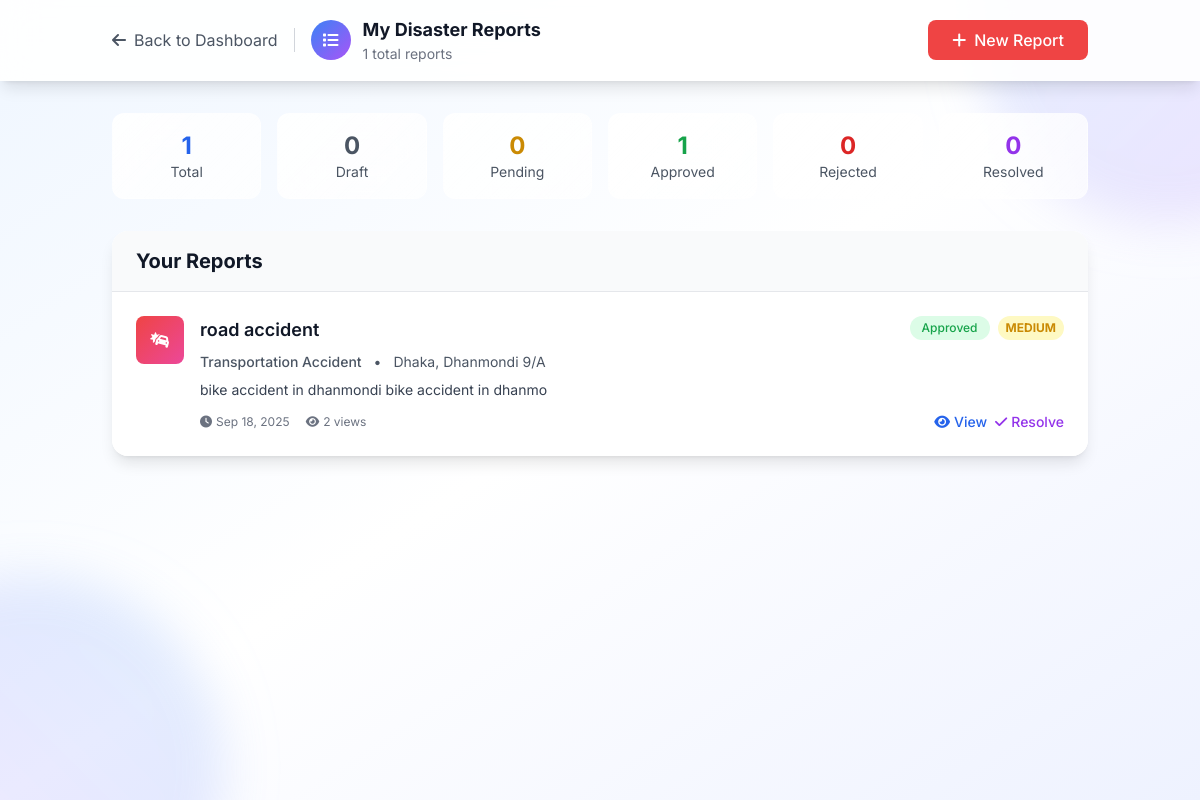
Before: /disasters/my-disasters/ (signed in) with the older database file.
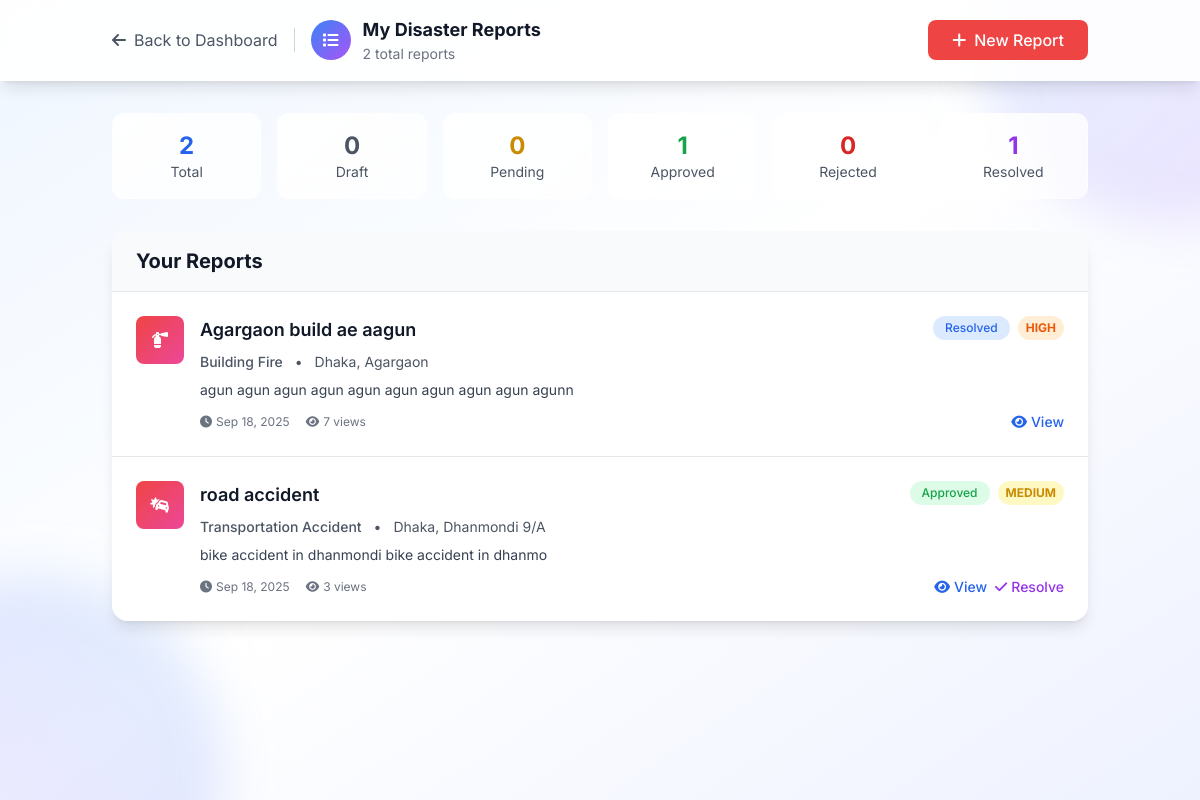
After: the same page with the newer database file.
### disasters/models.py (models this page shows, shortened)
class Disaster(models.Model):
    DISASTER_TYPE_CHOICES = [
        ('earthquake', 'Earthquake'),
        ('flood', 'Flood'),
        ('cyclone_storm', 'Cyclone/Storm'),
        ('wildfire', 'Fire (Wildfire)'),
        ('landslide', 'Landslide'),
        ('drought', 'Drought'),
        ('tsunami', 'Tsunami'),
        ('natural_other', 'Natural - Others'),
        ('building_fire', 'Building Fire'),
        ('industrial_accident', 'Industrial Accident'),
        ('chemical_spill', 'Chemical Spill'),
        ('transportation_accident', 'Transportation Accident'),
        ('bomb_threat', 'Bomb Threat/Explosion'),
        ('gas_leak', 'Gas Leak'),
        ('structural_collapse', 'Structural Collapse'),
        ('manmade_other', 'Man-Made - Others'),
    ]
    CATEGORY_CHOICES = [
        ('natural', 'Natural Disaster'),
        ('manmade', 'Man-Made Disaster'),
    ]
    SEVERITY_CHOICES = [
        ('critical', 'Critical'),
        ('high', 'High'),
        ('medium', 'Medium'),
        ('low', 'Low'),
    ]
    STATUS_CHOICES = [
        ('draft', 'Draft'),
        ('pending', 'Pending Review'),
        ('approved', 'Approved'),
        ('rejected', 'Rejected'),
        ('resolved', 'Resolved'),
        ('cancelled', 'Cancelled'),
    ]
    title = models.CharField(max_length=200)
    disaster_type = models.CharField(max_length=30, choices=DISASTER_TYPE_CHOICES)
    category = models.CharField(max_length=10, choices=CATEGORY_CHOICES)
    severity = models.CharField(max_length=10, choices=SEVERITY_CHOICES)
    description = models.TextField(help_text="Minimum 50 characters required")
    city = models.CharField(max_length=100)
    area_sector = models.CharField(max_length=100)
    specific_address = models.TextField(blank=True, help_text="Optional specific address")
    landmarks = models.CharField(max_length=200, blank=True, help_text="Nearby landmarks")
    incident_datetime = models.DateTimeField(help_text="When the disaster actually occurred")
    created_at = models.DateTimeField(auto_now_add=True)
    updated_at = models.DateTimeField(auto_now=True)
    reporter = models.ForeignKey(User, on_delete=models.CASCADE, related_name='reported_disasters')
    emergency_contact = models.CharField(max_length=15, blank=True, help_text="Emergency contact on scene")
    status = models.CharField(max_length=15, choices=STATUS_CHOICES, default='draft')
    approved_by = models.ForeignKey(User, on_delete=models.SET_NULL, null=True, blank=True,
                                    related_name='approved_disasters')
    approved_at = models.DateTimeField(null=True, blank=True)
    rejection_reason = models.TextField(blank=True)
    resolved_at = models.DateTimeField(null=True, blank=True)
    resolution_notes = models.TextField(blank=True)
    view_count = models.PositiveIntegerField(default=0)
    is_active = models.BooleanField(default=True)
    class Meta:
        ordering = ['-created_at']
        indexes = [
            models.Index(fields=['status', 'city', 'area_sector']),
            models.Index(fields=['disaster_type', 'severity']),
            models.Index(fields=['created_at']),
        ]
    def get_severity_color(self):
        colors = {
            'critical': 'text-red-600 bg-red-100',
            'high': 'text-orange-600 bg-orange-100',
            'medium': 'text-yellow-600 bg-yellow-100',
            'low': 'text-green-600 bg-green-100'
        }
        return colors.get(self.severity, 'text-gray-600 bg-gray-100')
    def get_disaster_icon(self):
        icons = {
            'earthquake': 'fas fa-mountain',
            'flood': 'fas fa-water',
            'cyclone_storm': 'fas fa-wind',
            'wildfire': 'fas fa-fire',
            'landslide': 'fas fa-mountain',
            'drought': 'fas fa-sun',
            'tsunami': 'fas fa-water',
            'building_fire': 'fas fa-fire-extinguisher',
            'industrial_accident': 'fas fa-industry',
            'chemical_spill': 'fas fa-vial',
            'transportation_accident': 'fas fa-car-crash',
            'bomb_threat': 'fas fa-bomb',
            'gas_leak': 'fas fa-gas-pump',
            'structural_collapse': 'fas fa-building',
        }
        return icons.get(self.disaster_type, 'fas fa-exclamation-triangle')

### disasters/views.py (the view)
# urls.py: path('my-disasters/', views.my_disasters, name='my_disasters'),
@login_required
def my_disasters(request):
    disasters = Disaster.objects.filter(reporter=request.user).order_by('-created_at')
    stats = {
        'total': disasters.count(),
        'draft': disasters.filter(status='draft').count(),
        'pending': disasters.filter(status='pending').count(),
        'approved': disasters.filter(status='approved').count(),
        'rejected': disasters.filter(status='rejected').count(),
        'resolved': disasters.filter(status='resolved').count(),
    }
    paginator = Paginator(disasters, 10)
    page_number = request.GET.get('page')
    page_obj = paginator.get_page(page_number)
    context = {
        'page_obj': page_obj,
        'stats': stats,
    }
    return render(request, 'disasters/my_disasters.html', context)

### disasters/templatetags/disasters_tags.py (called while the page is built)
@register.filter
def status_color(status):
    colors = {
        'draft': 'text-gray-600 bg-gray-100',
        'pending': 'text-yellow-600 bg-yellow-100',
        'approved': 'text-green-600 bg-green-100',
        'rejected': 'text-red-600 bg-red-100',
        'resolved': 'text-blue-600 bg-blue-100',
        'cancelled': 'text-gray-600 bg-gray-100'
    }
    return colors.get(status, 'text-gray-600 bg-gray-100')

### templates/disasters/my_disasters.html (shortened to what the changed rows need)
{% load static %}
{% load disasters_tags %}
<!DOCTYPE html>
<html lang="en">
<head>
    <script src="https://cdn.tailwindcss.com"></script>
    <link rel="stylesheet" href="https://cdnjs.cloudflare.com/ajax/libs/font-awesome/6.4.0/css/all.min.css">
</head>
<body class="min-h-screen bg-gradient-to-br from-blue-50 via-white to-indigo-50">
    <header class="bg-white/90 backdrop-blur-lg shadow-lg sticky top-0 z-50 border-b border-white/20">
        <div class="container mx-auto px-6 py-4 flex items-center justify-between">
            <div class="flex items-center space-x-4">
                <div class="flex items-center space-x-3">
                    <div>
                        <h1 class="text-lg font-bold text-gray-900">My Disaster Reports</h1>
                        <p class="text-sm text-gray-500">{{ stats.total }} total reports</p>
                    </div>
                </div>
            </div>
        </div>
    </header>
    <div class="container mx-auto px-6 py-8 relative z-10">
        <div class="grid grid-cols-2 md:grid-cols-3 lg:grid-cols-6 gap-4 mb-8">
            <div class="stats-card rounded-xl p-4 text-center">
                <div class="text-2xl font-bold text-blue-600">{{ stats.total }}</div>
                <div class="text-sm text-gray-600">Total</div>
            </div>
            <div class="stats-card rounded-xl p-4 text-center">
                <div class="text-2xl font-bold text-purple-600">{{ stats.resolved }}</div>
                <div class="text-sm text-gray-600">Resolved</div>
            </div>
        </div>
        {% if page_obj.object_list %}
            <div class="bg-white rounded-2xl shadow-lg overflow-hidden">
                <div class="px-6 py-4 border-b border-gray-200 bg-gray-50">
                    <h2 class="text-xl font-bold text-gray-900">Your Reports</h2>
                </div>
                <div class="divide-y divide-gray-200">
                    {% for disaster in page_obj.object_list %}
                        <div class="disaster-row p-6 hover:bg-gray-50 transition-colors">
                            <div class="flex items-start justify-between">
                                <div class="flex items-start space-x-4 flex-1">
                                    <div class="w-12 h-12 bg-gradient-to-br from-red-500 to-pink-500 rounded-lg flex items-center justify-center text-white flex-shrink-0">
                                        <i class="{{ disaster.get_disaster_icon }}"></i>
                                    </div>
                                    <div class="flex-1 min-w-0">
                                        <div class="flex items-start justify-between mb-2">
                                            <h3 class="text-lg font-semibold text-gray-900 truncate">{{ disaster.title }}</h3>
                                            <div class="flex items-center space-x-2 ml-4">
                                                <span class="inline-flex px-3 py-1 text-xs font-medium rounded-full {{ disaster.status|status_color }}">
                                                    {{ disaster.get_status_display }}
                                                </span>
                                                <span class="inline-flex px-2 py-1 text-xs font-bold rounded-full {{ disaster.get_severity_color }}">
                                                    {{ disaster.get_severity_display|upper }}
                                                </span>
                                            </div>
                                        </div>
                                        <div class="text-sm text-gray-600 mb-2">
                                            <span class="font-medium">{{ disaster.get_disaster_type_display }}</span>
                                            <span class="mx-2">•</span>
                                            <span>{{ disaster.city }}, {{ disaster.area_sector }}</span>
                                        </div>
                                        <p class="text-gray-700 text-sm mb-3 line-clamp-2">{{ disaster.description|truncatechars:150 }}</p>
                                        <div class="flex items-center justify-between">
                                            <div class="flex items-center space-x-4 text-xs text-gray-500">
                                                <span class="flex items-center">
                                                    <i class="fas fa-clock mr-1"></i>
                                                    {{ disaster.created_at|date:"M j, Y" }}
                                                </span>
                                                <span class="flex items-center">
                                                    <i class="fas fa-eye mr-1"></i>
                                                    {{ disaster.view_count }} views
                                                </span>
                                            </div>
                                            <div class="flex items-center space-x-2">
                                                <a href="{% url 'disasters:disaster_detail' disaster.id %}"
                                                   class="text-blue-600 hover:text-blue-700 text-sm font-medium">
                                                    <i class="fas fa-eye mr-1"></i>View
                                                </a>
                                                {% if disaster.status == 'approved' and disaster.reporter == user %}
                                                    <button onclick="markAsResolved({{ disaster.id }})"
                                                            class="text-purple-600 hover:text-purple-700 text-sm font-medium">
                                                        <i class="fas fa-check mr-1"></i>Resolve
                                                    </button>
                                                {% endif %}
                                            </div>
                                        </div>
                                    </div>
                                </div>
                            </div>
                        </div>
                    {% endfor %}
                </div>
            </div>
        {% endif %}
    </div>
</body>
</html>

Changed rows visible on the page:
added Disaster: title "Agargaon build ae aagun", status "Resolved", severity "HIGH", disaster_type "Building Fire", city "Dhaka", area_sector "Agargaon", description "agun agun agun agun agun agun agun agun agun agunn", created_at "Sep 18, 2025", view_count "7"
changed Disaster "road accident": view_count "2" → "3"
Other visible differences:
{{ stats.total }}: "1" → "2"
{{ stats.resolved }}: "0" → "1"
